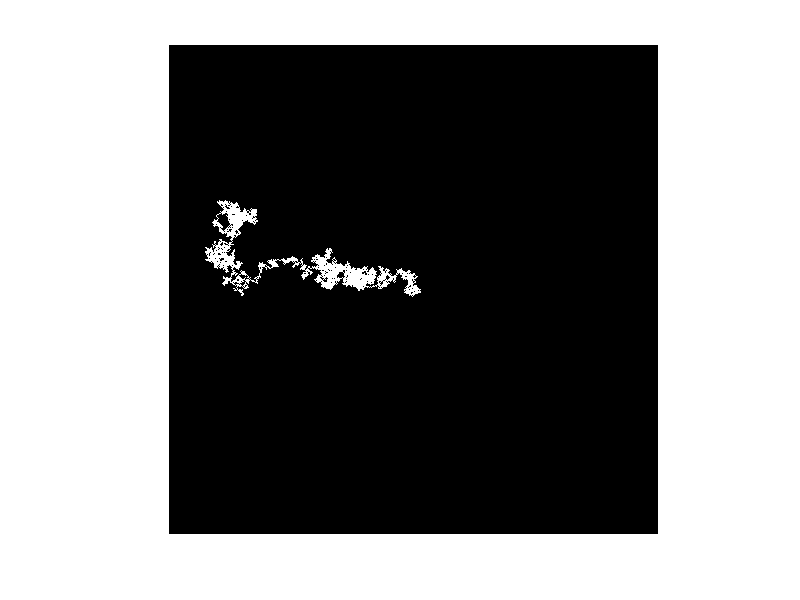

Write MATLAB code to recreate this figure.
clear; clc; close all;
M = zeros(500,500);
x = 250;
y = 250;
M(y,x)=1;
for i = 1:10000
r = randi(8);
   
    if(r==1)
        y=y-1;
        M(y,x)=1;
    
    elseif (r==2)
        y=y-1;
        x=x+1;
        M(y,x)=1;
        
     elseif (r==3)
        x=x+1;
        M(y,x)=1;
    
         elseif (r==4)
        x=x+1;
        y=y+1;
        M(y,x)=1;
          elseif (r==5)
        
        y=y+1;
        M(y,x)=1;
        
          elseif (r==6)
        x=x-1;
        y=y+1;
        M(y,x)=1;
          elseif (r==7)
        x=x-1;
       
        M(y,x)=1;
          elseif (r==8)
        x=x-1;
        y=y-1;
        M(y,x)=1;
        
        
        
     end   
    
    
end
imshow(M);
